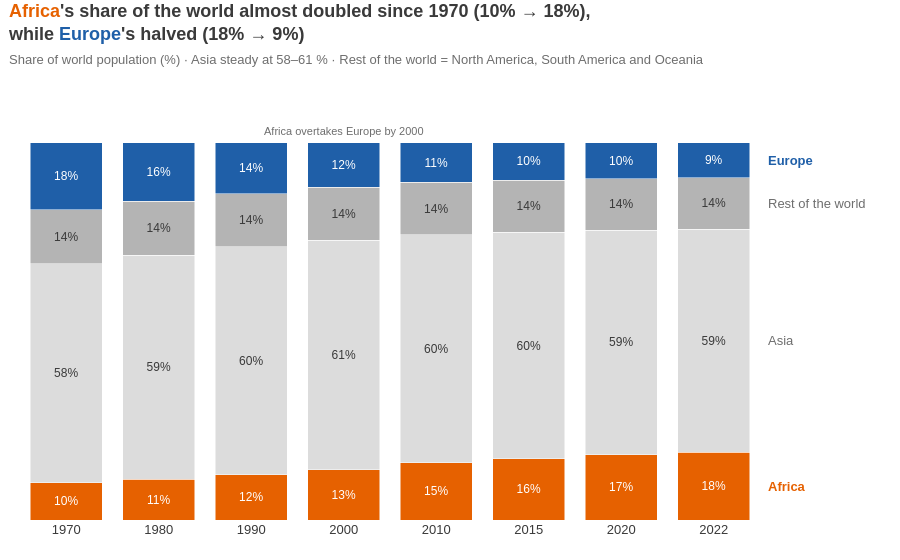

Write notebook code for a chart like this one.
### Markdown cell above
**Chart choice & justification:** *Which chart did you choose, and why? Justify design choices.*

**Chart: 100 % stacked bar chart.**

**Why this chart:** the question is about *shares of a whole* that always add up to 100 %, compared across years. A 100 % stacked bar shows the full composition in each year and how it shifts over time — something separate lines would not show, because they lose the "adds up to 100 %" whole.

**Design choices**
- Stack order is deliberate: **Africa sits on the 0 % baseline and Europe on the 100 % top edge**, so the two groups that change are read against straight, aligned edges.
- **Africa orange, Europe blue** (the two stories, same colours as earlier charts); Asia and Rest of the world in two greys as context.
- Percentages are written inside each segment, group names sit next to the last bar instead of a legend, and the y-axis is removed. One bar per observed year.
- A note marks the first observed year in which Africa's share exceeds Europe's.

**What it shows:** **Africa's share almost doubled (9.9 % → 17.9 %) while Europe's halved (17.8 % → 9.3 %)** — the two swapped places, with Africa overtaking Europe in the 1990s (by the 2000 observation). Asia's share stayed remarkably stable at 58–61 % (peaking in 2000 and slowly easing since), and the Rest of the world held ~14 %.

### Code cell
# Q7 — shares of world population over time (parts of a whole that always sum to 100 %) → 100 % STACKED BAR CHART
d7 = df_long.assign(Group=df_long['Continent'].where(df_long['Continent'].isin(['Africa', 'Asia', 'Europe']),
                                                     'Rest of the world'))
d7 = d7.groupby(['Year', 'Group'], as_index=False)['Population'].sum()
d7['Share'] = d7['Population'] / d7.groupby('Year')['Population'].transform('sum') * 100

s = d7.pivot(index='Year', columns='Group', values='Share')
overtake = s.index[(s['Africa'] > s['Europe'])].min()             # first year Africa's share beats Europe's
d7['Year'] = d7['Year'].astype(str)                               # one bar per observed year

order7 = ['Africa', 'Asia', 'Rest of the world', 'Europe']        # the two stories sit on the 0 % and 100 % edges
colours7 = {'Africa': ACCENT, 'Europe': ACCENT2, 'Asia': '#DCDCDC', 'Rest of the world': '#B4B4B4'}

fig = px.bar(d7, x='Year', y='Share', color='Group', category_orders={'Group': order7},
             color_discrete_map=colours7, custom_data=['Group', 'Population'], template='plotly_white',
             title=f"{hl('Africa', ACCENT)}'s share of the world almost doubled since 1970 "
                   f"({s.loc[1970, 'Africa']:.0f}% → {s.loc[2022, 'Africa']:.0f}%),<br>while "
                   f"{hl('Europe', ACCENT2)}'s halved ({s.loc[1970, 'Europe']:.0f}% → {s.loc[2022, 'Europe']:.0f}%)")
fig.update_traces(texttemplate='%{y:.0f}%', textposition='inside', insidetextanchor='middle',
                  textfont=dict(size=12, color=DARK),
                  hovertemplate='<b>%{customdata[0]}</b>, %{x}<br>%{y:.1f}% of world population'
                                '<br>%{customdata[1]:,.0f} people<extra></extra>')
fig.update_traces(selector=dict(name='Africa'), textfont_color='white')
fig.update_traces(selector=dict(name='Europe'), textfont_color='white')

# Direct labels to the right of the last bar instead of a legend
last = s.loc[2022, order7]
mid = last.cumsum() - last / 2
for g in order7:
    fig.add_annotation(x=1.0, xref='paper', y=mid[g], text=f'<b>{g}</b>' if g in ('Africa', 'Europe') else g,
                       xanchor='left', xshift=6, showarrow=False,
                       font=dict(size=13, color=colours7[g] if g in ('Africa', 'Europe') else '#6E6E6E'))
years = list(s.index)                                             # category axis → annotate by position index
fig.add_annotation(x=years.index(overtake), y=100, text=f'Africa overtakes Europe by {overtake}', yanchor='bottom',
                   yshift=4, showarrow=False, font=dict(size=11, color='#6E6E6E'))

fig.update_layout(title=title(fig.layout.title.text,
                              f'Share of world population (%) · Asia steady at {s["Asia"].min():.0f}–{s["Asia"].max():.0f} % · '
                              'Rest of the world = North America, South America and Oceania'),
                  barmode='stack', bargap=0.22, showlegend=False, font=FONT, height=560,
                  margin=dict(l=20, r=140, t=120, b=40))
fig.update_xaxes(title=None, showgrid=False, ticks='', type='category')   # years as categories
fig.update_yaxes(visible=False, range=[0, 106])                    # labels inside the bars carry the numbers
fig.show()

### Figure 1 — Plotly figure (JSON) as saved in the notebook; plotly's stock layout.template omitted (floating-point values rounded to 4 significant figures)
{"data": [{"customdata": [["Africa", 365444348], ["Africa", 481536377], ["Africa", 638150629], ["Africa", 818946032], ["Africa", 1055228072], ["Africa", 1201102442], ["Africa", 1360671810], ["Africa", 1426730932]], "hovertemplate": "<b>%{customdata[0]}</b>, %{x}<br>%{y:.1f}% of world population<br>%{customdata[1]:,.0f} people<extra></extra>", "insidetextanchor": "middle", "legendgroup": "Africa", "marker": {"color": "#E66100", "pattern": {"shape": ""}}, "name": "Africa", "orientation": "v", "showlegend": true, "textfont": {"color": "white", "size": 12}, "textposition": "inside", "texttemplate": "%{y:.0f}%", "type": "bar", "x": ["1970", "1980", "1990", "2000", "2010", "2015", "2020", "2022"], "xaxis": "x", "y": [9.893, 10.84, 12.01, 13.32, 15.11, 16.18, 17.36, 17.89], "yaxis": "y"}, {"customdata": [["Asia", 2144906290], ["Asia", 2635334228], ["Asia", 3210563577], ["Asia", 3735089604], ["Asia", 4220041327], ["Asia", 4458250182], ["Asia", 4663086535], ["Asia", 4721383274]], "hovertemplate": "<b>%{customdata[0]}</b>, %{x}<br>%{y:.1f}% of world population<br>%{customdata[1]:,.0f} people<extra></extra>", "insidetextanchor": "middle", "legendgroup": "Asia", "marker": {"color": "#DCDCDC", "pattern": {"shape": ""}}, "name": "Asia", "orientation": "v", "showlegend": true, "textfont": {"color": "#3A3A3A", "size": 12}, "textposition": "inside", "texttemplate": "%{y:.0f}%", "type": "bar", "x": ["1970", "1980", "1990", "2000", "2010", "2015", "2020", "2022"], "xaxis": "x", "y": [58.06, 59.32, 60.41, 60.76, 60.43, 60.05, 59.48, 59.21], "yaxis": "y"}, {"customdata": [["Rest of the world", 527862032], ["Rest of the world", 633002607], ["Rest of the world", 745156662], ["Rest of the world", 866926644], ["Rest of the world", 972901665], ["Rest of the world", 1023921529], ["Rest of the world", 1069700062], ["Rest of the world", 1082151298]], "hovertemplate": "<b>%{customdata[0]}</b>, %{x}<br>%{y:.1f}% of world population<br>%{customdata[1]:,.0f} people<extra></extra>", "insidetextanchor": "middle", "legendgroup": "Rest of the world", "marker": {"color": "#B4B4B4", "pattern": {"shape": ""}}, "name": "Rest of the world", "orientation": "v", "showlegend": true, "textfont": {"color": "#3A3A3A", "size": 12}, "textposition": "inside", "texttemplate": "%{y:.0f}%", "type": "bar", "x": ["1970", "1980", "1990", "2000", "2010", "2015", "2020", "2022"], "xaxis": "x", "y": [14.29, 14.25, 14.02, 14.1, 13.93, 13.79, 13.65, 13.57], "yaxis": "y"}, {"customdata": [["Europe", 655923991], ["Europe", 692527159], ["Europe", 720320797], ["Europe", 726093423], ["Europe", 735613934], ["Europe", 741535608], ["Europe", 745792196], ["Europe", 743147538]], "hovertemplate": "<b>%{customdata[0]}</b>, %{x}<br>%{y:.1f}% of world population<br>%{customdata[1]:,.0f} people<extra></extra>", "insidetextanchor": "middle", "legendgroup": "Europe", "marker": {"color": "#1F5FA8", "pattern": {"shape": ""}}, "name": "Europe", "orientation": "v", "showlegend": true, "textfont": {"color": "white", "size": 12}, "textposition": "inside", "texttemplate": "%{y:.0f}%", "type": "bar", "x": ["1970", "1980", "1990", "2000", "2010", "2015", "2020", "2022"], "xaxis": "x", "y": [17.76, 15.59, 13.55, 11.81, 10.53, 9.987, 9.514, 9.32], "yaxis": "y"}], "layout": {"annotations": [{"font": {"color": "#E66100", "size": 13}, "showarrow": false, "text": "<b>Africa</b>", "x": 1.0, "xanchor": "left", "xref": "paper", "xshift": 6, "y": 8.947}, {"font": {"color": "#6E6E6E", "size": 13}, "showarrow": false, "text": "Asia", "x": 1.0, "xanchor": "left", "xref": "paper", "xshift": 6, "y": 47.5}, {"font": {"color": "#6E6E6E", "size": 13}, "showarrow": false, "text": "Rest of the world", "x": 1.0, "xanchor": "left", "xref": "paper", "xshift": 6, "y": 83.89}, {"font": {"color": "#1F5FA8", "size": 13}, "showarrow": false, "text": "<b>Europe</b>", "x": 1.0, "xanchor": "left", "xref": "paper", "xshift": 6, "y": 95.34}, {"font": {"color": "#6E6E6E", "size": 11}, "showarrow": false, "text": "Africa overtakes Europe by 2000", "x": 3, "y": 100, "yanchor": "bottom", "yshift": 4}], "bargap": 0.22, "barmode": "stack", "font": {"color": "#3A3A3A", "family": "Arial, sans-serif", "size": 13}, "height": 560, "legend": {"title": {"text": "Group"}, "tracegroupgap": 0}, "margin": {"b": 40, "l": 20, "r": 140, "t": 120}, "showlegend": false, "title": {"font": {"size": 18}, "text": "<b><span style='color:#E66100'><b>Africa</b></span>'s share of the world almost doubled since 1970 (10% → 18%),<br>while <span style='color:#1F5FA8'><b>Europe</b></span>'s halved (18% → 9%)</b><br><span style='font-size:13px;color:#6E6E6E'>Share of world population (%) · Asia steady at 58–61 % · Rest of the world = North America, South America and Oceania</span>", "x": 0.01, "xanchor": "left", "y": 0.97, "yanchor": "top"}, "xaxis": {"anchor": "y", "domain": [0.0, 1.0], "showgrid": false, "ticks": "", "title": {}, "type": "category"}, "yaxis": {"anchor": "x", "domain": [0.0, 1.0], "range": [0, 106], "title": {"text": "Share"}, "visible": false}}}
